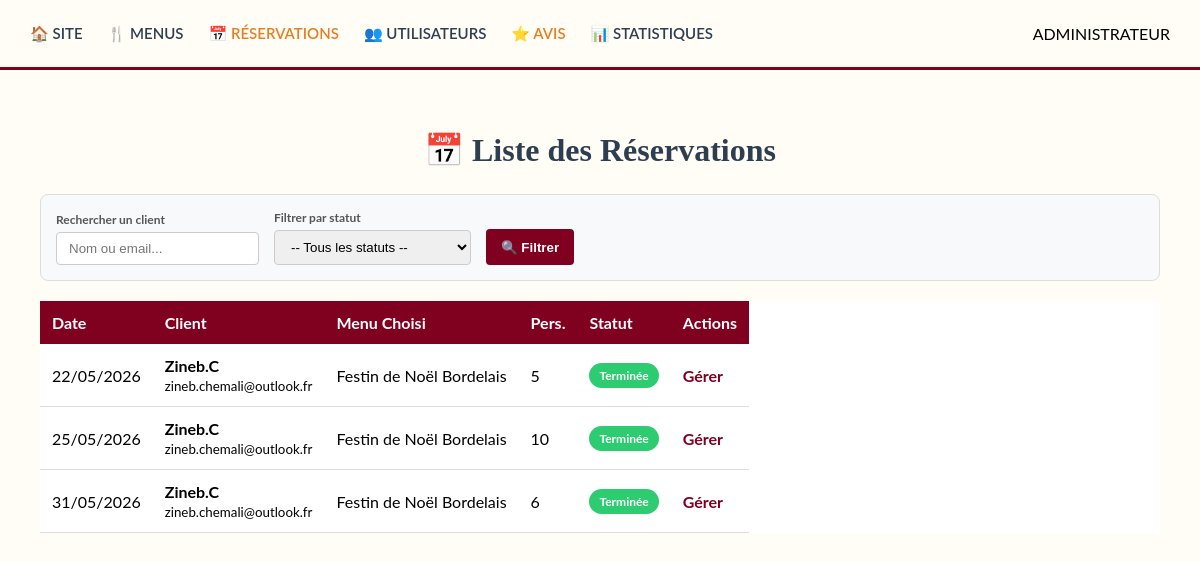
The page /admin-reservations.php (signed in) on the database its author committed.
### tables this page shows
CREATE TABLE `reservations` (
  `id` int(11) NOT NULL,
  `nom_client` varchar(100) NOT NULL,
  `email_client` varchar(100) NOT NULL,
  `telephone` varchar(20) DEFAULT NULL,
  `date_evenement` date NOT NULL,
  `heure_livraison` time NOT NULL,
  `nb_personnes` int(11) NOT NULL,
  `frais_livraison` decimal(10,2) NOT NULL DEFAULT 0.00,
  `prix_total` decimal(10,2) NOT NULL DEFAULT 0.00,
  `id_menu` int(11) NOT NULL,
  `adresse_prestation` text NOT NULL,
  `ville` varchar(100) NOT NULL,
  `message` text DEFAULT NULL,
  `statut` varchar(50) DEFAULT 'En attente',
  `moyen_paiement` varchar(50) DEFAULT NULL,
  `date_creation` timestamp NOT NULL DEFAULT current_timestamp()
);

CREATE TABLE `menus` (
  `id` int(11) NOT NULL,
  `titre` varchar(150) NOT NULL,
  `description` text NOT NULL,
  `image` varchar(255) DEFAULT NULL,
  `galerie` text DEFAULT NULL,
  `theme` enum('Noël','Pâques','Classique','Évènement') DEFAULT 'Classique',
  `regime` enum('Classique','Végétarien','Vegan') DEFAULT 'Classique',
  `nb_pers_min` int(11) DEFAULT 1,
  `prix_min_pers` decimal(10,2) NOT NULL,
  `entrees` text DEFAULT NULL,
  `plats` text DEFAULT NULL,
  `desserts` text DEFAULT NULL,
  `allergenes` varchar(255) DEFAULT NULL,
  `conditions_prestation` text DEFAULT NULL,
  `stock_dispo` int(11) DEFAULT 0,
  `entree` text DEFAULT NULL,
  `plat` text DEFAULT NULL,
  `dessert` text DEFAULT NULL,
  `conditions` text DEFAULT NULL,
  `stock` int(11) DEFAULT 0
);

### admin-reservations.php (the view, shortened to what this page needs)
<?php
require_once('config.php');
$where_sql = "";
$sql = "SELECT r.*, m.titre AS menu_titre
        FROM reservations r
        LEFT JOIN menus m ON r.id_menu = m.id
        $where_sql
        ORDER BY r.date_evenement ASC";
$result = mysqli_query($conn, $sql);
?>
<!DOCTYPE html>
<html lang="fr">
<head>
    <link rel="stylesheet" href="css/admin.css">
</head>
<body>
<nav class="navbar">
    <div class="nav-links">
        <a href="index.php">🏠 Site</a>
        <a href="admin-menus.php">🍴 Menus</a>
        <a href="admin-reservations.php" class="active">📅 Réservations</a>
        <a href="admin-users.php">👥 Utilisateurs</a>
        <a href="admin-avis.php" class="active">⭐ Avis</a>
        <a href="admin-stats.php">📊 Statistiques</a>
    </div>
    <div class="nav-admin-badge">
        ADMINISTRATEUR
    </div>
</nav>
<div class="container">
    <h1>📅 Liste des Réservations</h1>
    <form method="GET" action="admin-reservations.php" class="filter-bar">
        <div class="filter-group">
            <label>Rechercher un client</label>
            <input type="text" name="recherche_client" placeholder="Nom ou email..." value="<?php echo htmlspecialchars($_GET['recherche_client'] ?? ''); ?>">
        </div>
        <div class="filter-group">
            <label>Filtrer par statut</label>
            <select name="filtre_statut">
                <option value="">-- Tous les statuts --</option>
            </select>
        </div>
        <button type="submit" class="btn-filter">🔍 Filtrer</button>
    </form>
    <table class="admin-table">
        <thead>
            <tr>
                <th>Date</th>
                <th>Client</th>
                <th>Menu Choisi</th>
                <th>Pers.</th>
                <th>Statut</th>
                <th>Actions</th>
            </tr>
        </thead>
        <tbody>
            <?php if(mysqli_num_rows($result) > 0): ?>
                <?php while($row = mysqli_fetch_assoc($result)): ?>
                <tr>
                    <td><?php echo date('d/m/Y', strtotime($row['date_evenement'])); ?></td>
                    <td>
                        <strong><?php echo htmlspecialchars($row['nom_client']); ?></strong><br>
                        <small><?php echo $row['email_client']; ?></small>
                    </td>
                    <td><?php echo htmlspecialchars($row['menu_titre'] ?? 'Menu supprimé'); ?></td>
                    <td><?php echo $row['nb_personnes']; ?></td>
                    <td>
                        <?php
                            $couleur = "#f1c40f";
                            switch(strtolower($row['statut'])) {
                                case 'terminée':
                                    $couleur = "#2ecc71";
                                    break;
                            }
                        ?>
                        <span style="background: <?php echo $couleur; ?>; padding: 5px 10px; border-radius: 20px; font-size: 12px; font-weight: bold; color: white; display: inline-block; white-space: nowrap;">
                            <?php echo $row['statut']; ?>
                        </span>
                    </td>
                    <td>
                        <a href="modifier-reservation.php?id=<?php echo $row['id']; ?>" style="color: #800020; font-weight: bold; text-decoration: none;">Gérer</a>
                    </td>
                </tr>
                <?php endwhile; ?>
            <?php else: ?>
                <tr>
                    <td colspan="6" style="text-align: center; color: #666; padding: 20px;">Aucune réservation ne correspond à vos critères de recherche.</td>
                </tr>
            <?php endif; ?>
        </tbody>
    </table>
</div>
</body>
</html>

### css/admin.css (style rules this page uses)
body { font-family: 'Lato', sans-serif; background-color: #FFFDF5; margin: 0; padding: 0; }
.navbar { background-color: #FFFDF5; height: 70px; display: flex; justify-content: space-between; align-items: center; padding: 0 30px; border-bottom: 3px solid #800020; box-sizing: border-box; }
.nav-links { display: flex; gap: 25px; }
.nav-links a { color: #2C3E50; text-decoration: none; font-weight: 600; font-size: 15px; text-transform: uppercase; transition: 0.3s; }
.nav-links a:hover, .nav-links a.active { color: #E67E22; }
.container { padding: 40px; max-width: 1200px; margin: 0 auto; }
.admin-table { width: 100%; border-collapse: collapse; background: white; margin-top: 20px; }
.admin-table th { background: #800020; color: white; padding: 12px; text-align: left; }
.admin-table td { padding: 12px; border-bottom: 1px solid #ddd; }
h1 { color: #2c3e50; margin-bottom: 25px; text-align: center; font-family: 'Playfair Display', serif; }
input[type="text"], input[type="number"], textarea, select { width: 100%; padding: 12px; border: 1px solid #ddd; border-radius: 8px; box-sizing: border-box; }
.admin-table { display: block; overflow-x: auto; white-space: nowrap; }

### admin-reservations.php (style rules this page uses)
.filter-bar { background: #f8f9fa; padding: 15px; border-radius: 8px; margin-bottom: 20px; display: flex; gap: 15px; align-items: flex-end; border: 1px solid #ddd; }
.filter-group { display: flex; flex-direction: column; gap: 5px; }
.filter-group label { font-size: 12px; font-weight: bold; color: #555; }
.filter-group input, .filter-group select { padding: 8px 12px; border: 1px solid #ccc; border-radius: 4px; min-width: 180px; }
.btn-filter { background: #800020; color: white; border: none; padding: 8px 15px; border-radius: 4px; font-weight: bold; cursor: pointer; height: 36px; text-decoration: none; display: inline-flex; align-items: center; }

### rows shown on the page
reservations: date_evenement "22/05/2026", nom_client "Zineb.C", email_client "zineb.chemali@outlook.fr", id_menu.titre "Festin de Noël Bordelais", nb_personnes "5", statut "Terminée"
reservations: date_evenement "25/05/2026", nom_client "Zineb.C", email_client "zineb.chemali@outlook.fr", id_menu.titre "Festin de Noël Bordelais", nb_personnes "10", statut "Terminée"
reservations: date_evenement "31/05/2026", nom_client "Zineb.C", email_client "zineb.chemali@outlook.fr", id_menu.titre "Festin de Noël Bordelais", nb_personnes "6", statut "Terminée"
